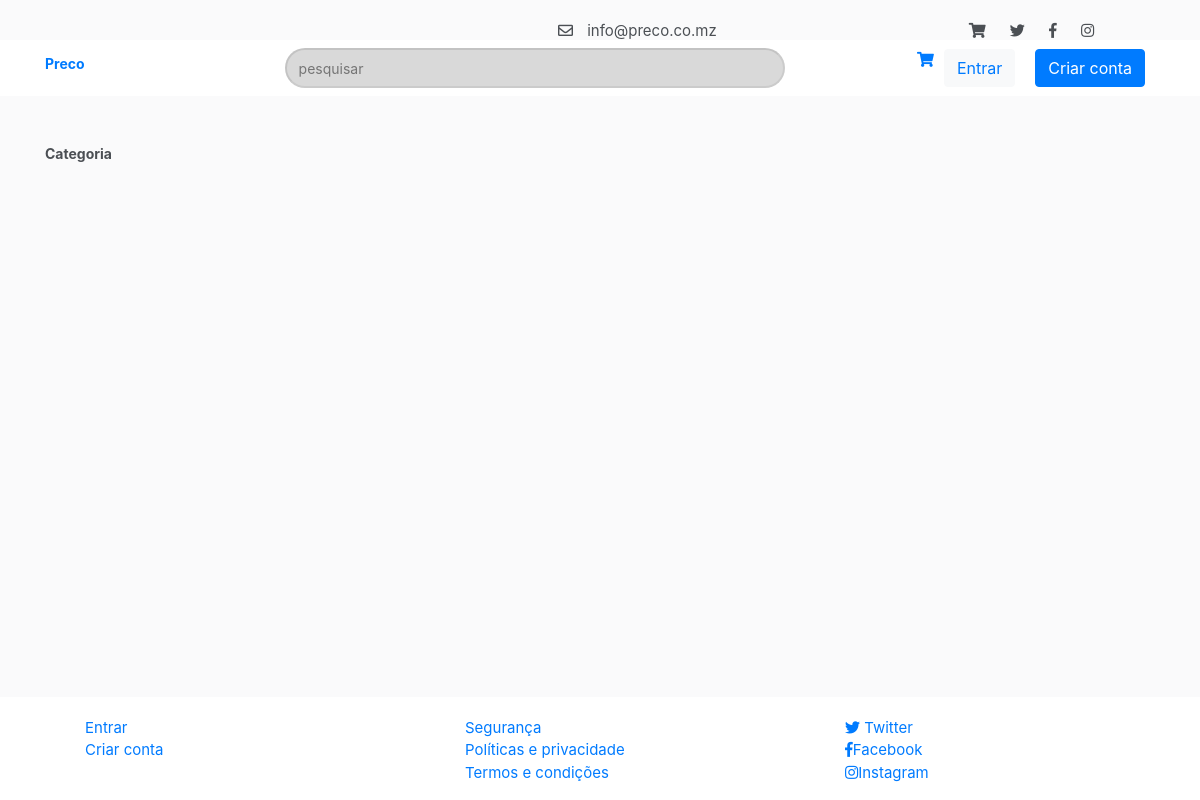
The page /products on the database as committed earlier.
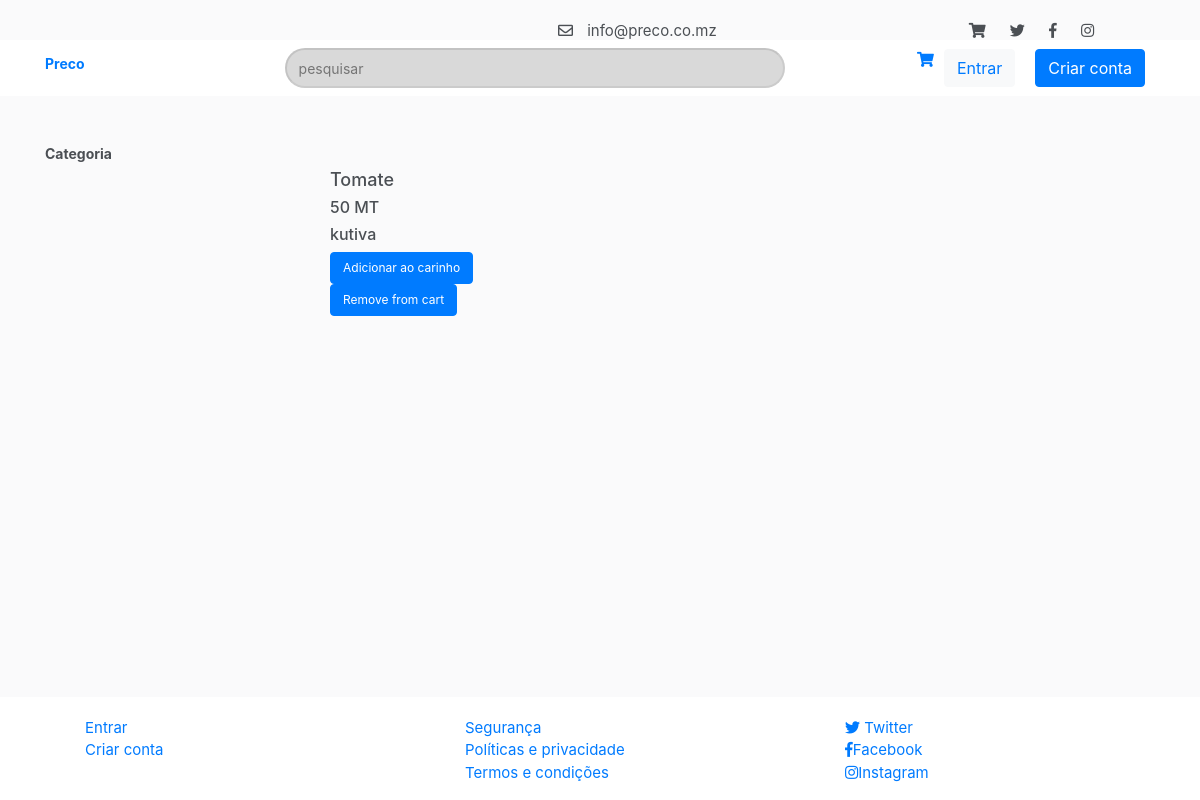
The same page on the database as committed later.
### dashboard/models.py (models this page shows, shortened)
class Product(models.Model):
    name = models.CharField(max_length=30, blank=True)
    categories = models.ForeignKey(Category, on_delete=models.CASCADE)
    price = models.IntegerField()
    description = models.TextField(max_length=30, blank=True)
    company = models.ForeignKey(Company, on_delete=models.CASCADE)
    discount = models.CharField(max_length=30, blank=True)

### account/models.py (models this page shows, shortened)
class Company(models.Model):
    user = models.OneToOneField(settings.AUTH_USER_MODEL, on_delete=models.CASCADE)
    commercial_name = models.CharField(max_length=30, blank=False, unique=True)
    address = models.CharField(max_length=30, blank=True)
    categories = models.ForeignKey(Category, on_delete=models.CASCADE)
    created_date = models.DateTimeField(default=timezone.now)
    uploaded_at = models.DateTimeField(blank=True, null=True)

### price/views.py (the view)
# urls.py: path("products", views.products, name="products"),
def products(request):
    categories = Category.objects.filter(type="produto")
    products = Product.objects.all()
    return render(request, 'products.html', {'products': products, 'categories': categories})

### price/templates/products.html (shortened to what this page needs)
{% extends "price/layout/base.html" %}
{% load staticfiles %}
{% load staticfiles %}
{% block styles %}
<link rel="stylesheet" href="{% static 'stylesheet/main.css' %}">
<link rel="stylesheet" href="https://use.fontawesome.com/releases/v5.7.2/css/all.css">
{% endblock %}
{% block content %}
<main>
    <div class="container-fluid header">
        <div class="row">
            <div class="col-md-4">
            </div>
            <div class="col-md-4">
                <ul>
                    <i class="far fa-envelope"></i> <li>info@preco.co.mz</li>
                     <li>+258849395994</li>
                </ul>
            </div>
            <div class="col-md-4">
                <div class="contact">
                    <ul>
                        <li><i class="fas fa-shopping-cart"></i></li>
                        <li><i class="fab fa-twitter"></i></li>
                        <li><i class="fab fa-facebook-f"></i></li>
                        <li><i class="fab fa-instagram"></i></li>
                    </ul>
                </div>
            </div>
        </div>
    </div>
    {% include "price/layout/navegation.html" %}
    <div class="container">
        <div class="row">
            <div class="col-md-3">
                <aside>
                    <nav>
                        <h1 class="category">Categoria</h1>
                    </nav>
                </aside>
            </div>
            <div class="col-md-8">
                <div class="row">
                    {% for product in products %}
                    <div class="col-md-3">
                        <div class="products">
                            <h2>{{ product.name }}</h2>
                            <h3>{{ product.price }} MT</h3>
                            <h3>{{ product.company.commercial_name }}</h3>
                            <a href="{% url 'add_to_cart' product.id   %}">
                                <button type="button" class="btn btn-primary add">Adicionar ao carinho</button>
                            </a>
                             <a href="{% url 'remove_from_cart' product.id   %}">
                                <button type="button" class="btn btn-primary add">Remove from cart</button>
                            </a>
                        </div>
                    </div>
                    {% endfor %}
                </div>
            </div>
        </div>
    </div>
</main>
{% include "price/layout/footer.html" %}
{% endblock %}

Rows that differ between the two databases and show on the page:
added Product: name "Tomate", price "50", company.commercial_name "kutiva"
